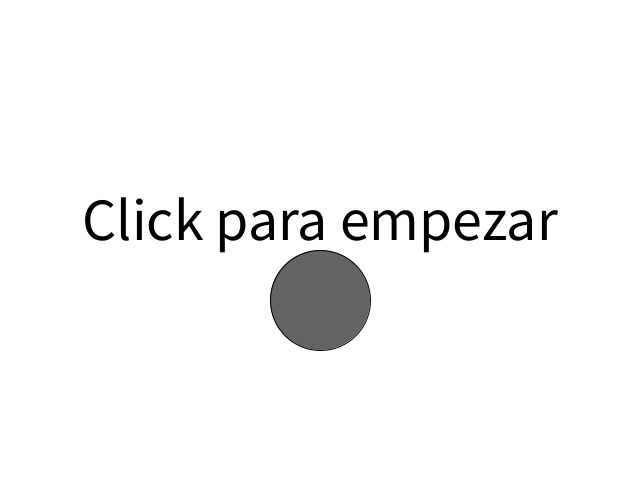
Frame 1 (no input)
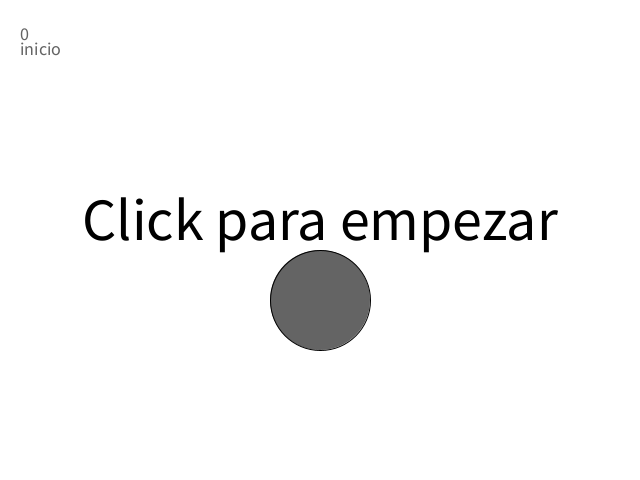
Frame 60 (the mouse pressed at the canvas centre just before this capture)
Frame 120 (the mouse held since frame 60 and released just before this capture): identical to frame 60, image omitted

The Processing sketch that drew these frames (run headless with seeded random() and noise(); from frame 60 on, the mouse is pressed at the canvas centre):

// Processing sketch: sketch_230425c_ejemplo_movimiento
// ── sketch_230425c_ejemplo_movimiento.pde
//declaracion con asignacion:
String estado = "inicio";
//
int cuentaFotograma = 0;


void setup() {
  size(640, 480);
  //60 fps por defecto
  frameRate(30); //lo establecemos en 30
}

void draw() {
  //println( frameRate ); //muestra los fps reales

  background(255);
  textSize(18);
  textAlign(LEFT);
  text( cuentaFotograma, 20, 40);
  text( estado, 20, 55);

  if ( estado.equals("inicio") ) {
    //pantalla de inicio:
    fill(0);
    textAlign(CENTER);
    textSize(60);
    text("Click para empezar", width/2, height/2 );

    fill(100);
    ellipse(width/2, 300, 100, 100);
  } else if ( estado.equals("pantalla 1")  ) {
    //pantalla 1:
    fill(0);
    textAlign(CENTER);
    textSize(30);
    text("SuperART", width/2, cuentaFotograma );
    textSize(20);
    text("Autor: Carlos Muñoz", width/2, cuentaFotograma+20 );

    //incremento del contador:
    cuentaFotograma++;
    //cuentaFotograma = cuentaFotograma+1;
    if ( cuentaFotograma>= 500 ) {
      estado = "pantalla 2";
      cuentaFotograma = 0;
    }
  } else if ( estado.equals("pantalla 2") ) {

    //pantalla 2:
    fill(0);
    textAlign(CENTER);
    textSize(5+cuentaFotograma/2);
    text("SuperART", width/2, height/2 );
    textSize(20);
    text("Año: 1978", width/2, height/2+20 );

    //incremento del contador:
    cuentaFotograma++;
    //cuentaFotograma = cuentaFotograma+1;
    if ( cuentaFotograma>= 150 ) {
      estado = "pantalla 3";
      cuentaFotograma = 0;
    }
  } else if ( estado.equals("pantalla 3") ) {

    //pantalla 3:
    fill(0);
    textAlign(CENTER);
    textSize(30);
    text("SuperART", width/2, height/2 );
    textSize(20);
    fill(0,map(cuentaFotograma,0,150,0,255));
    text("Premios: Mingo de Oro (1979)", width/2, height/2+20 );

    //incremento del contador:
    cuentaFotograma++;
    if ( cuentaFotograma>= 150 ) {
      estado = "inicio";
    }
  }
}

void mousePressed() {
  if ( estado.equals("inicio") ) {
    if ( dist(mouseX, mouseY, width/2, 300) < 50 ) {
      
      estado = "pantalla 1";
      cuentaFotograma = 0;
    }
  } else if ( estado.equals("pantalla 1") ) {
    estado = "pantalla 2";
    cuentaFotograma = 0;
  } else if ( estado.equals("pantalla 2") ) {
    estado = "pantalla 3";
    cuentaFotograma = 0;
  } else if ( estado.equals("pantalla 3") ) {
    estado = "inicio";
    cuentaFotograma = 0;
  }
}
